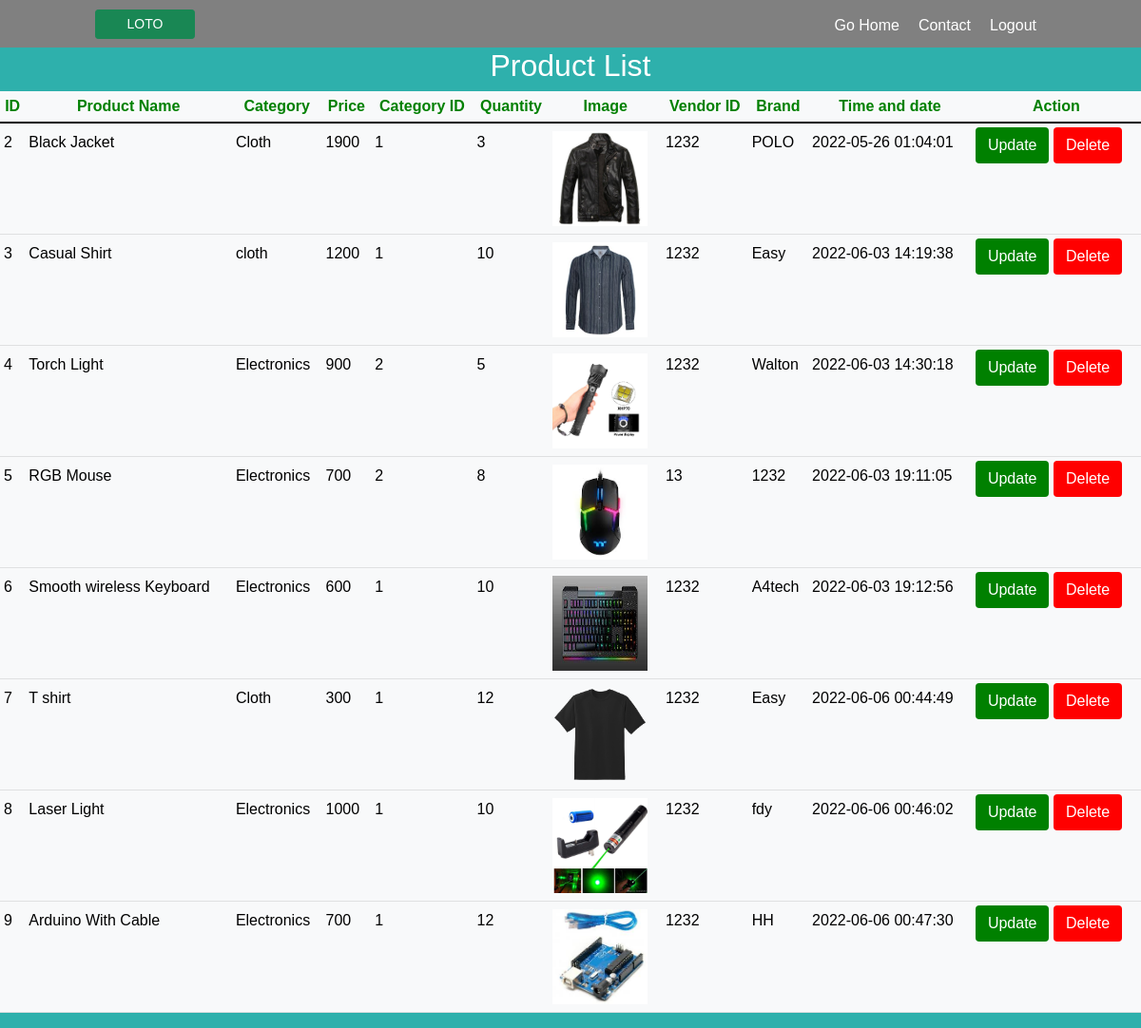
/viewproduct.php, run on the app's committed database.
### tables this page shows
CREATE TABLE `products` (
  `product_id` int(11) NOT NULL,
  `name` varchar(100) NOT NULL,
  `description` text NOT NULL,
  `category` varchar(100) NOT NULL,
  `price` int(11) NOT NULL,
  `category_id` int(11) NOT NULL,
  `quantity` int(11) NOT NULL,
  `image` varchar(100) NOT NULL,
  `vendor_id` int(11) NOT NULL,
  `brand` varchar(100) NOT NULL,
  `time_and_date` datetime NOT NULL DEFAULT current_timestamp()
);

### viewproduct.php (the view, shortened to what this page needs)
<!doctype html>
<html lang="en">
  <head>
    <link rel="stylesheet" href="assets/css/bootstrap.min.css">
    <link rel="stylesheet" href="assets/css/style.css">
    <link rel="stylesheet" href="assets/fontawesome/css/all.css">
  </head>
  <body  style="background-color: #2eb0ac ;">
<?php
          include 'ConnectionProvider.php';
    ?>
<div class="topbar">
        <div class="row">
            <div class="col-lg-5">
              <div class="button">
                <a href="" class="btn btn-success btn-sm">LOTO</a>
              </div>
            </div>
            <div class="col-lg-7">
              <div class="topmenu">
                <ul>
                  <li><a href="index.php">Go Home <span></span></a></li>
                  <li><a href="#">Contact</a></li>
                  <li><a href="logout.php">Logout</a></li>
                </ul>
              </div>
            </div>
          </div>
    </div>
<h2 style="text-align: center; color: white;">Product List</h2>
<table class="table table-light table-sm">
<thead style="color : green;">
    <tr>
            <th class="text-center">ID</th>
                <th class="text-center">Product Name</th>
                <th class="text-center">Category</th>
                <th class="text-center">Price</th>
                <th class="text-center">Category ID</th>
                <th class="text-center">Quantity</th>
                <th class="text-center">Image</th>
                <th class="text-center">Vendor ID</th>
                <th class="text-center">Brand</th>
                <th class="text-center">Time and date</th>
                <th class="text-center">Action</th>
    </tr>
</thead>
        <?php
            $sql ="select * from products ";
            $res =mysqli_query($con, $sql);
            while($rows = mysqli_fetch_assoc($res))
            {
        ?>
            <tr style="color : black;">
            <td class="py-2"><?php echo $rows['product_id']; ?></td>
            <td class="py-2"><?php echo $rows['name']; ?></td>
            <td class="py-2"><?php echo $rows['category']; ?></td>
            <td class="py-2"><?php echo $rows['price']; ?> </td>
            <td class="py-2"><?php echo $rows['category_id']; ?> </td>
            <td class="py-2"><?php echo $rows['quantity']; ?> </td>
            <td class="py-2">   <img src=" <?php echo $rows['image']; ?>"
               height = "100px" width = "100px"
                </td>
            <td class="py-2"><?php echo $rows['vendor_id']; ?> </td>
            <td class="py-2"><?php echo $rows['brand']; ?> </td>
            <td class="py-2"><?php echo $rows['time_and_date']; ?> </td>
            <td><a href="update.php? id= <?php echo $rows['product_id'] ;?>"> <button  name = "submit" class="btn" style="background-color : green; color: white">Update</button></a> <nbsp>
           <a href="deleteproduct.php? id= <?php echo $rows['product_id'] ;?>"> <button  name = "submit" class="btn" style="background-color : red; color: white">Delete</button></a></td>
        <?php
            }
        ?>
    </table>
    <link href="https://cdn.jsdelivr.net/npm/bootstrap@5.1.3/dist/css/bootstrap.min.css" rel="stylesheet">
  </body>
</html>

### assets/css/style.css (style rules this page uses)
* { margin: 0; padding: 0; box-sizing: border-box; font-family: Arial, Helvetica, sans-serif; text-decoration: none; border: none; outline: none; }
.topbar { background-color: gray; height: 50px; width: 100%; color: white; padding: 10px 100px; }
.button { padding-bottom: 10px; text-transform: uppercase; color: white; }
.topmenu ul { list-style: none; display: flex; justify-content: flex-end; }
.topmenu ul li a { color:white; text-decoration: none; font-weight: 300; padding: 5px 10px; display: inline-block; }
.btn-success { width: 105px !important; font-size: 13px; }

### data on the page
products: product_id "2", name "Black Jacket", category "Cloth", price "1900", category "1", quantity "3", image (picture), vendor "1232", brand "POLO", time_and_date "2022-05-26 01:04:01"
products: product_id "3", name "Casual Shirt", category "cloth", price "1200", category "1", quantity "10", image (picture), vendor "1232", brand "Easy", time_and_date "2022-06-03 14:19:38"
products: product_id "4", name "Torch Light", category "Electronics", price "900", category "2", quantity "5", image (picture), vendor "1232", brand "Walton", time_and_date "2022-06-03 14:30:18"
products: product_id "5", name "RGB Mouse", category "Electronics", price "700", category "2", quantity "8", image (picture), vendor "13", brand "1232", time_and_date "2022-06-03 19:11:05"
products: product_id "6", name "Smooth wireless Keyboard", category "Electronics", price "600", category "1", quantity "10", image (picture), vendor "1232", brand "A4tech", time_and_date "2022-06-03 19:12:56"
products: product_id "7", name "T shirt", category "Cloth", price "300", category "1", quantity "12", image (picture), vendor "1232", brand "Easy", time_and_date "2022-06-06 00:44:49"
products: product_id "8", name "Laser Light", category "Electronics", price "1000", category "1", quantity "10", image (picture), vendor "1232", brand "fdy", time_and_date "2022-06-06 00:46:02"
products: product_id "9", name "Arduino With Cable", category "Electronics", price "700", category "1", quantity "12", image (picture), vendor "1232", brand "HH", time_and_date "2022-06-06 00:47:30"
